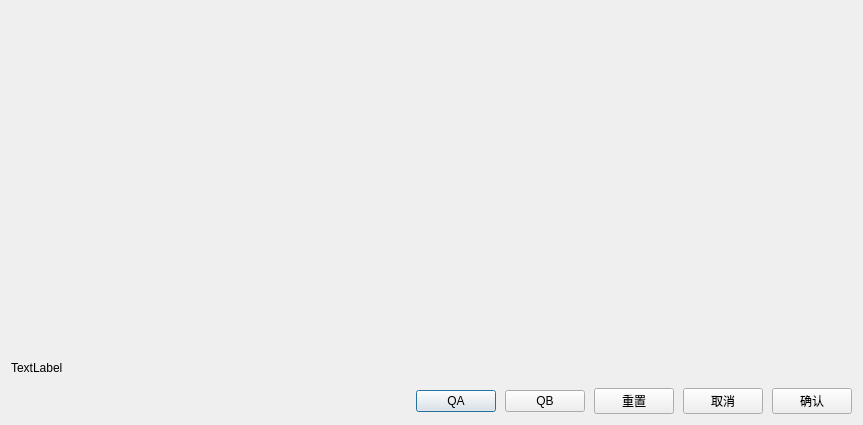
<?xml version="1.0" encoding="UTF-8"?>
<ui version="4.0">
 <class>NgDialog</class>
 <widget class="QDialog" name="NgDialog">
  <property name="geometry">
   <rect>
    <x>0</x>
    <y>0</y>
    <width>863</width>
    <height>425</height>
   </rect>
  </property>
  <property name="windowTitle">
   <string>Dialog</string>
  </property>
  <layout class="QGridLayout" name="gridLayout_5" rowstretch="8,2,0,0">
   <item row="0" column="0">
    <widget class="QWidget" name="widget_pos" native="true">
     <layout class="QGridLayout" name="gridLayout">
      <property name="leftMargin">
       <number>2</number>
      </property>
      <property name="topMargin">
       <number>2</number>
      </property>
      <property name="rightMargin">
       <number>2</number>
      </property>
      <property name="bottomMargin">
       <number>2</number>
      </property>
      <property name="spacing">
       <number>2</number>
      </property>
      <item row="0" column="0">
       <layout class="QGridLayout" name="gridLayout_pos">
        <property name="spacing">
         <number>5</number>
        </property>
       </layout>
      </item>
     </layout>
    </widget>
   </item>
   <item row="1" column="0">
    <widget class="QWidget" name="widget_def" native="true">
     <layout class="QGridLayout" name="gridLayout_2">
      <property name="leftMargin">
       <number>1</number>
      </property>
      <property name="topMargin">
       <number>1</number>
      </property>
      <property name="rightMargin">
       <number>1</number>
      </property>
      <property name="bottomMargin">
       <number>1</number>
      </property>
      <item row="0" column="0">
       <layout class="QGridLayout" name="gridLayout_def"/>
      </item>
     </layout>
    </widget>
   </item>
   <item row="2" column="0">
    <widget class="QLabel" name="label">
     <property name="minimumSize">
      <size>
       <width>0</width>
       <height>29</height>
      </size>
     </property>
     <property name="styleSheet">
      <string notr="true">font: 13pt &quot;Arial&quot;;</string>
     </property>
     <property name="text">
      <string>TextLabel</string>
     </property>
    </widget>
   </item>
   <item row="3" column="0">
    <layout class="QHBoxLayout" name="horizontalLayout">
     <property name="spacing">
      <number>9</number>
     </property>
     <item>
      <spacer name="horizontalSpacer">
       <property name="orientation">
        <enum>Qt::Horizontal</enum>
       </property>
       <property name="sizeHint" stdset="0">
        <size>
         <width>40</width>
         <height>20</height>
        </size>
       </property>
      </spacer>
     </item>
     <item>
      <widget class="QPushButton" name="btnQA">
       <property name="text">
        <string>QA</string>
       </property>
      </widget>
     </item>
     <item>
      <widget class="QPushButton" name="btnQB">
       <property name="text">
        <string>QB</string>
       </property>
      </widget>
     </item>
     <item>
      <widget class="QPushButton" name="btnReset">
       <property name="text">
        <string>重置</string>
       </property>
      </widget>
     </item>
     <item>
      <widget class="QPushButton" name="btnCancel">
       <property name="text">
        <string>取消</string>
       </property>
      </widget>
     </item>
     <item>
      <widget class="QPushButton" name="btnOk">
       <property name="text">
        <string>确认</string>
       </property>
      </widget>
     </item>
    </layout>
   </item>
  </layout>
  <zorder>widget_pos</zorder>
  <zorder>widget_def</zorder>
  <zorder>label</zorder>
  <zorder></zorder>
 </widget>
 <resources/>
 <connections/>
</ui>
